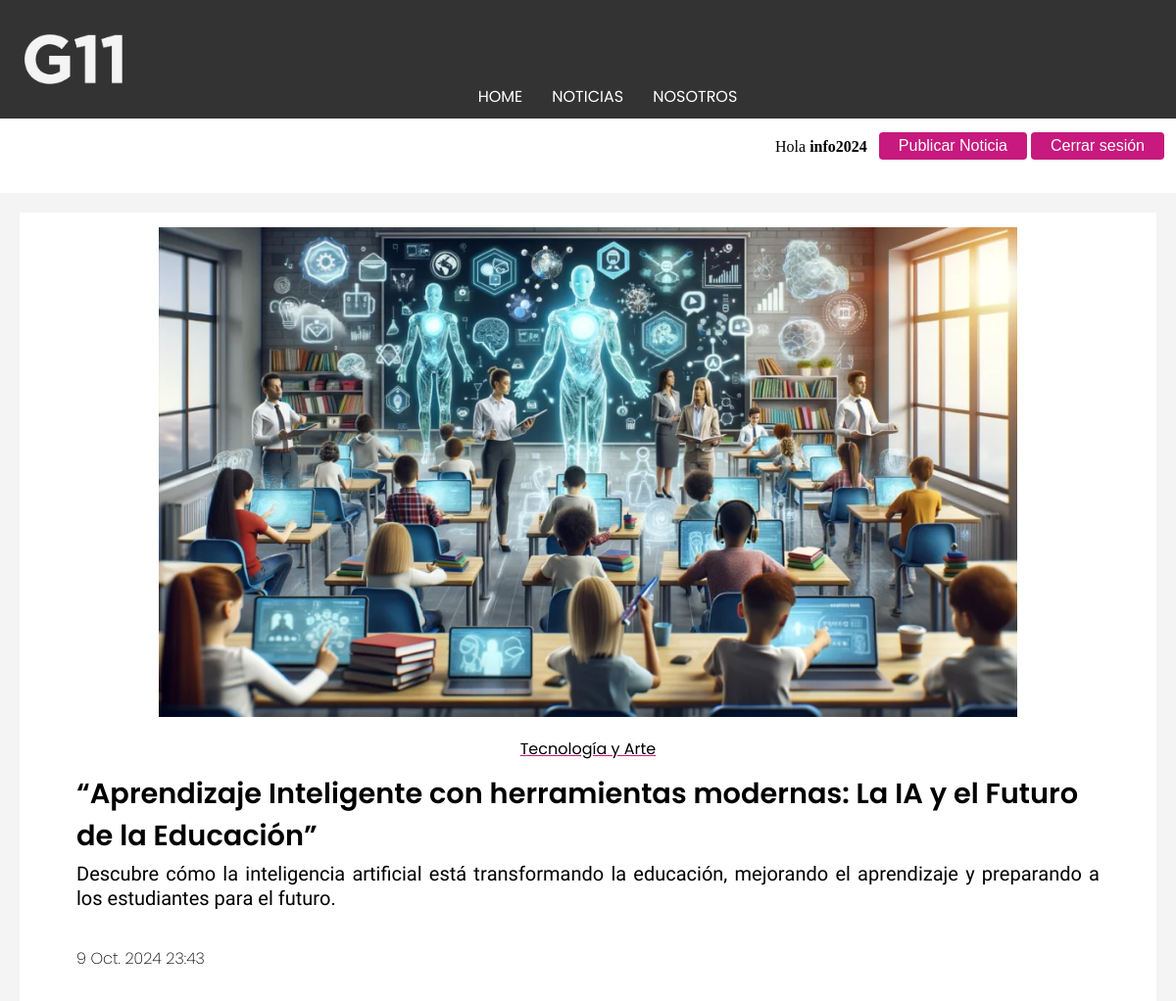
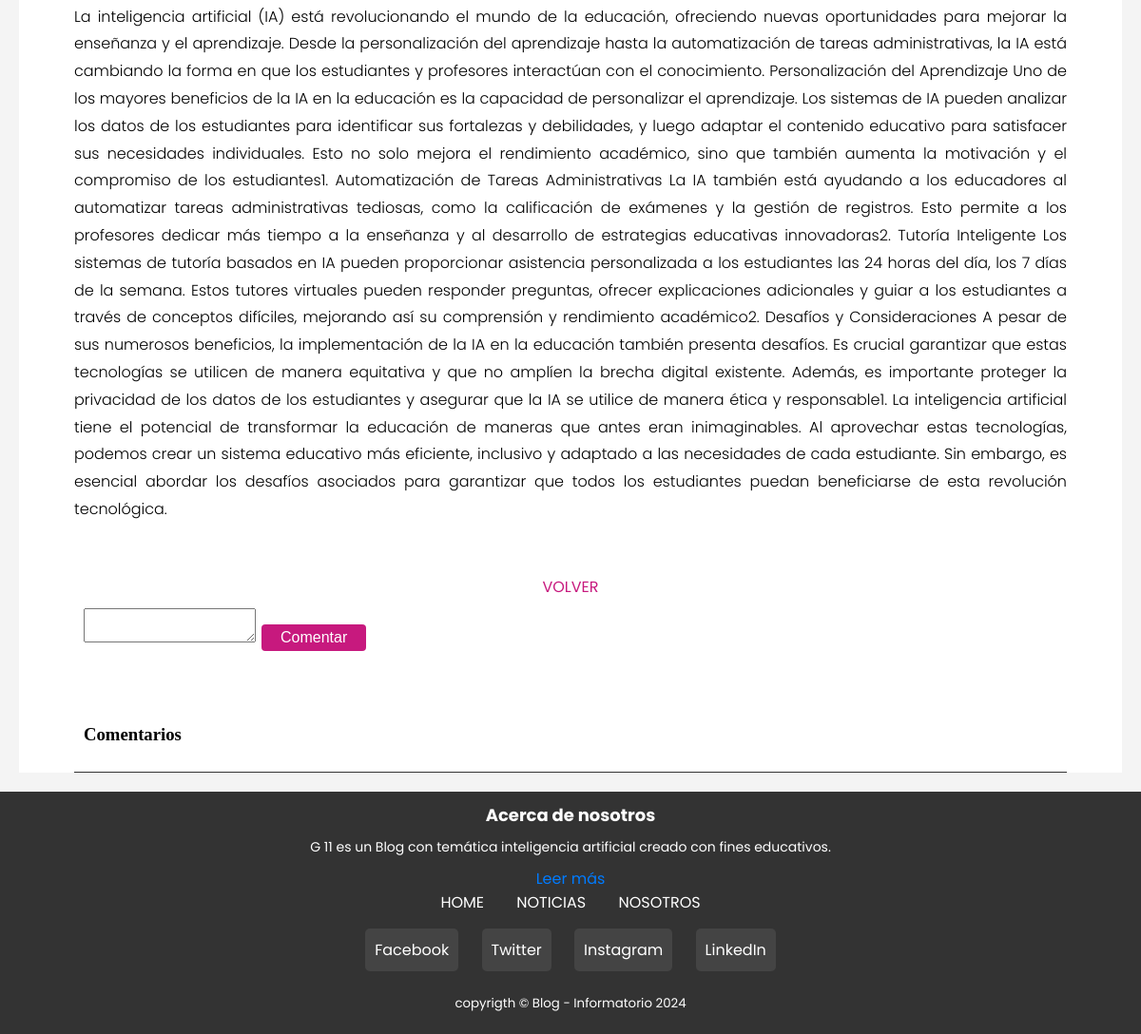
Screenshot of /Noticias/Detalle/5 (signed in) with the database file from the repository (2 pictures, top to bottom).
### apps/usuarios/models.py (models this page shows)
class Usuario(AbstractUser):
	pass

### apps/noticias/models.py (models this page shows, shortened)
class Noticia(models.Model):
	titulo = models.CharField(max_length = 150,verbose_name= "Título", null=False)
	bajada = models.TextField(verbose_name= "Bajada")
	cuerpo = models.TextField(verbose_name= "Cuerpo")
	imagen = models.ImageField(upload_to = 'noticias/')
	categoria_noticia = models.ForeignKey(Categoria, on_delete = models.CASCADE)
	fecha = models.DateTimeField(auto_now_add=True)
	usuario = models.ForeignKey(Usuario, on_delete=models.CASCADE)  # Campo nuevo

class Categoria(models.Model):
	nombre = models.CharField(max_length = 60)
	def __str__(self):
		return self.nombre

### apps/noticias/views.py (the view)
# urls.py: path('Detalle/<int:pk>', views.Detalle_Noticias, name = 'detalle'),
def Detalle_Noticias(request, pk):
	contexto = {}
	noti = Noticia.objects.get(pk = pk) #RETORNA SOLO UN OBEJTO
	contexto['noticia'] = noti
	c = Comentario.objects.filter(noticia = noti)
	contexto['comentarios'] = c
	return render(request, 'noticias/detalle.html',contexto)

### templates/noticias/detalle.html (shortened to what this page needs)
{% extends 'base.html' %}
{% load static %}
{% block contenido %}
	<div class="noticia-articulo">
		<div class="noticia-imagen" style="height: 500px;">
			<img src="{{ noticia.imagen.url }}">
		</div>
		<p class="noticia-categoria">{{noticia.categoria_noticia}}</p>
		<h2 class="noticia-titulo">{{noticia.titulo}}</h2>
		<h3 class="noticia-bajada">{{noticia.bajada}}</h3>
		<p class="noticia-fecha">{{noticia.fecha}}</p>
		<p class="noticia-cuerpo">{{noticia.cuerpo}}</p>
		<br><br>
		<br>
		<a class="funcion-volver"  href="{% url 'noticias:listar' %}">VOLVER</a>
		<div class="comentario-formu">
			<form method="POST" action="{% url 'noticias:comentar' %}">
				<textarea name="comentario" maxlength="1500"> </textarea>
				<input type="submit" value="Comentar" class="boton">
			</form>
		</div>
		<br>
		<div class="comentarios-container">
			<h3 class="comentarios-titulo">Comentarios</h3>
			<br>
		</div>
	</div>
{% endblock contenido %}

### templates/base.html (shortened to what this page needs)
{% load static %}
<!DOCTYPE html>
<html>
<head>
	<link rel="stylesheet" type="text/css" href="{% static 'css/main.css' %}">
</head>
<body class="contenedor">
    <header>
        <nav class="navbar">
            <a class="marca" href="{% url 'home' %}"><img src="{% static 'img/logo3b.png' %}"></a>
            <ul class="nav-menu">
                <li><a href="{% url 'home' %}">HOME</a></li>
                <li><a href="{% url 'noticias:listar' %}">NOTICIAS</a></li>
                <li><a href="{% url 'nosotros' %}">NOSOTROS</a></li>
            </ul>
        </nav>
    </header>
    <div class="usuario">
        {% if user.is_authenticated %}
            <div style="padding: 10px;">
                <p class="Usuario-nombre">Hola <strong>{{ user.username }}</strong></p>
                <br>
            </div>
            <form action="{% url 'noticias:cargar_noticia'%}" method="POST">
                <button class="boton"  type="submit">Publicar Noticia</button>
            </form>
            <form action="{% url 'logout' %}" method="POST">
                <button class="boton" type="submit">Cerrar sesión</button>
            </form>
        {% endif %}
    </div>
	<main>
        <article>
            <div class="bloque">
				{% block contenido %}
				{% endblock contenido %}
				</div>
        </article>
    </main>
<footer class="footer">
    <div class="about-section">
        <h4>Acerca de nosotros</h4>
        <p>G 11 es un Blog con temática inteligencia artificial creado con fines educativos. </p>
        <a href="{% url 'nosotros' %}">Leer más</a>
    </div>
    <div class="footer-content">
        <ul>
            <li><a href="{% url 'home' %}">HOME</a></li>
            <li><a href="{% url 'noticias:listar' %}">NOTICIAS</a></li>
            <li><a href="{% url 'nosotros' %}">NOSOTROS</a></li>
        </ul>
    </div>
    <div class="social-media">
        <a href="https://facebook.com" target="_blank" class="social-icon">Facebook</a>
        <a href="https://twitter.com" target="_blank" class="social-icon">Twitter</a>
        <a href="https://instagram.com" target="_blank" class="social-icon">Instagram</a>
        <a href="https://linkedin.com" target="_blank" class="social-icon">LinkedIn</a>
    </div>
    <p class="copy"><small>copyrigth &copy; Blog - Informatorio 2024</small></p>
</footer>
</body>
</html>

### static/css/main.css (style rules this page uses)
* { margin: 0 ; text-decoration: none; list-style: none; }
.navbar { font-family: "Poppins", sans-serif; font-weight: 400; background-color: #333; padding: 10px; }
.nav-menu { display: flex; justify-content: center; max-width: 1200px; margin: 0 auto; }
.navbar img { display: flex; align-self: center; padding-top: 25px; padding-left: 15px ; width: 100px; }
.nav-menu a { color: white; text-decoration: none; padding: 10px 15px; }
.usuario { display: flex; justify-content: end; padding:10px; }
main { display: flex; justify-content: space-between; }
article { flex: 3; padding: 20px; background-color: #f4f4f4; }
.bloque { max-width: 1200px; margin: 0 auto; }
.footer { font-family: "Poppins", sans-serif; width: 100%; height: 235px; padding-top: 10px; padding-bottom: 10px; background-color: #333; color: white; text-align: center; }
.footer-content ul { list-style: none; padding: 0; }
.footer-content ul li { display: inline; margin: 0 15px; }
.footer-content a { color: white; text-decoration: none; }
.about-section { margin-top: 1px; }
.about-section h4 { font-size: 18px; margin-bottom: 10px; }
.about-section p { font-size: 14px; margin: 0 0 10px; }
.about-section a { color: #007BFF; text-decoration: none; }
.social-media { margin-top: 15px; }
.social-icon { display: inline-block; margin: 0 10px; padding: 10px; color: white; background-color: #444; border-radius: 5px; text-decoration: none; }
.copy { padding-top: 20px; padding-bottom: 20px; }
.funcion-volver { display: flex; justify-content: center; font-family: "Poppins", sans-serif; font-weight: 400; color: #c7197e; }
.noticia-articulo { margin: 0 auto; max-width: 1200px; background-color: white; }
.noticia-imagen { padding-top: 15px; width: 100%; display: flex; justify-content: center; height: max-content; }
.noticia-categoria { padding-top: 20px ; font-family: "Poppins", sans-serif; font-weight: 400; text-align: center; text-decoration-line: underline ; text-decoration-color: #c7197e; }
.noticia-titulo { font-size: 1.8em; font-family: "Poppins", sans-serif; font-weight: 600; text-align: initial; padding-top: 12px; padding-bottom: 5px; margin-left: 5%; margin-right: 5%; }
.noticia-bajada { font-family: "Afacad Flux", sans-serif; font-size: 1.25em; font-kerning:none; line-height: 25.5px; margin-left: 5%; margin-right: 5%; text-align: justify; font-weight: inherit; }
.noticia-fecha { font-family: "Poppins", sans-serif; font-size: 1.2; font-weight: 200; align-items: center; font-kerning: none; margin-top: 3%; margin-left: 5%; margin-right: 5%; margin-bottom: 5px; }
.noticia-cuerpo { display: flex; font-family: "Poppins", sans-serif; font-weight: 300; font-size: 1em; line-height: 1.8; font-kerning: none; text-align: justify; margin-top: 3%; margin-left: 5%; margin-right: 5%; }
.comentarios-container { margin-top: 3%; margin-left: 5%; margin-right: 5%; padding: 10px; background-color: white; border-bottom: #333 solid 1px; }
.comentario-formu { margin-left: 5%; margin-right: 5%; background-color: white; padding: 10px; }
.boton { background-color: #c7197e; color: white; border: none; padding: 5px 20px; text-align: center; text-decoration: none; display: inline-block; font-size: 16px; margin: 4px 2px; cursor: pointer; border-radius:4px; transition: background-color 0.3s ease; }

### rows the page displays
Usuario: username "info2024"
Noticia: imagen (picture), categoria_noticia "Tecnología y Arte", titulo "“Aprendizaje Inteligente con herramientas modernas: La IA y el Futuro de la Educación”", bajada "Descubre cómo la inteligencia artificial está transformando la educación, mejorando el aprendizaje y preparando a los estudiantes para el futuro.", fecha "9 Oct. 2024 23:43", cuerpo "La inteligencia artificial (IA) está revolucionando el mundo de la educación, ofreciendo nuevas oportunidades para mejorar la enseñanza y el aprendizaje. Desde la personalización del aprendizaje hasta la automatización de tareas administrativas, la IA está cambiando la forma en que los estudiantes y profesores interactúan con el conocimiento. Personalización del Aprendizaje Uno de los mayores beneficios de la IA en la educación es la capacidad de personalizar el aprendizaje. Los sistemas de IA pueden analizar los datos de los estudiantes para identificar sus fortalezas y debilidades, y luego adaptar el contenido educativo para satisfacer sus necesidades individuales. Esto no solo mejora el…"
